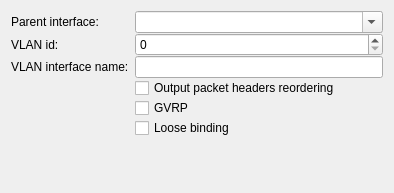
<?xml version="1.0" encoding="UTF-8"?>
<ui version="4.0">
 <author>Lukáš Tinkl &lt;ltinkl@redhat.com&gt;</author>
 <class>VlanWidget</class>
 <widget class="QWidget" name="VlanWidget">
  <property name="geometry">
   <rect>
    <x>0</x>
    <y>0</y>
    <width>394</width>
    <height>193</height>
   </rect>
  </property>
  <layout class="QFormLayout" name="formLayout">
   <property name="fieldGrowthPolicy">
    <enum>QFormLayout::ExpandingFieldsGrow</enum>
   </property>
    <property name="verticalSpacing">
    <number>0</number>
    </property>
   <item row="1" column="0">
    <widget class="QLabel" name="label">
     <property name="text">
      <string>Parent interface:</string>
     </property>
     <property name="buddy">
      <cstring>parent</cstring>
     </property>
    </widget>
   </item>
   <item row="1" column="1">
    <widget class="KComboBox" name="parent">
     <property name="sizePolicy">
      <sizepolicy hsizetype="MinimumExpanding" vsizetype="Fixed">
       <horstretch>0</horstretch>
       <verstretch>0</verstretch>
      </sizepolicy>
     </property>
     <property name="editable">
      <bool>true</bool>
     </property>
    </widget>
   </item>
   <item row="3" column="0">
    <widget class="QLabel" name="label_2">
     <property name="text">
      <string>VLAN id:</string>
     </property>
     <property name="buddy">
      <cstring>id</cstring>
     </property>
    </widget>
   </item>
   <item row="3" column="1">
    <widget class="QSpinBox" name="id">
     <property name="sizePolicy">
      <sizepolicy hsizetype="MinimumExpanding" vsizetype="Fixed">
       <horstretch>0</horstretch>
       <verstretch>0</verstretch>
      </sizepolicy>
     </property>
     <property name="maximum">
      <number>999999999</number>
     </property>
    </widget>
   </item>
   <item row="5" column="0">
    <widget class="QLabel" name="label_3">
     <property name="text">
      <string>VLAN interface name:</string>
     </property>
     <property name="buddy">
      <cstring>ifaceName</cstring>
     </property>
    </widget>
   </item>
   <item row="5" column="1">
    <widget class="KLineEdit" name="ifaceName"/>
   </item>
   <item row="10" column="1">
    <widget class="QCheckBox" name="reorderHeaders">
     <property name="text">
      <string>Output packet headers reordering</string>
     </property>
    </widget>
   </item>
   <item row="12" column="1">
    <widget class="QCheckBox" name="gvrp">
     <property name="toolTip">
      <string>GARP VLAN Registration Protocol</string>
     </property>
     <property name="text">
      <string>GVRP</string>
     </property>
    </widget>
   </item>
   <item row="13" column="1">
    <widget class="QCheckBox" name="looseBinding">
     <property name="text">
      <string>Loose binding</string>
     </property>
    </widget>
   </item>
  </layout>
 </widget>
 <customwidgets>
  <customwidget>
   <class>KComboBox</class>
   <extends>QComboBox</extends>
   <header>kcombobox.h</header>
  </customwidget>
  <customwidget>
   <class>KLineEdit</class>
   <extends>QLineEdit</extends>
   <header>klineedit.h</header>
  </customwidget>
 </customwidgets>
 <tabstops>
  <tabstop>parent</tabstop>
  <tabstop>id</tabstop>
  <tabstop>ifaceName</tabstop>
  <tabstop>reorderHeaders</tabstop>
  <tabstop>gvrp</tabstop>
  <tabstop>looseBinding</tabstop>
 </tabstops>
 <resources/>
 <connections/>
</ui>
